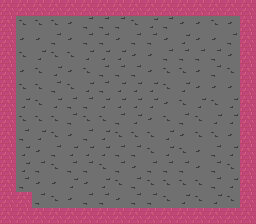

A 2D game scene composited from a Tiled map and its tileset images. What follows is a short description and the map's XML, with each tile layer's data collapsed to a summary:
An orthogonal 16x14 tile map with 16x16 px tiles, 3 tile layers (BG, Calque de Tile 1, col) and 3 objects (start, 0, exit).

<map version="1.0" orientation="orthogonal" width="16" height="14" tilewidth="16" tileheight="16">
 <tileset firstgid="1" name="dungeon" tilewidth="16" tileheight="16">
  <image source="dungeon.png" trans="333333" width="256" height="256" />
 </tileset>
 <layer name="BG" width="16" height="14">
  <data>[224 cells, 224 non-empty, 4 distinct tile ids]</data>
 </layer>
 <layer name="Calque de Tile 1" width="16" height="14">
  <data>[224 cells, 57 non-empty, 1 distinct tile ids]</data>
 </layer>
 <objectgroup name="obj" width="16" height="14">
  <object name="start" x="24" y="177" />
  <object name="monster" type="0" x="227" y="193" />
  <object name="exit" x="228" y="195" />
 </objectgroup>
 <layer name="col" width="16" height="14" opacity="0.64">
  <data>[224 cells, 57 non-empty, 1 distinct tile ids]</data>
 </layer>
</map>